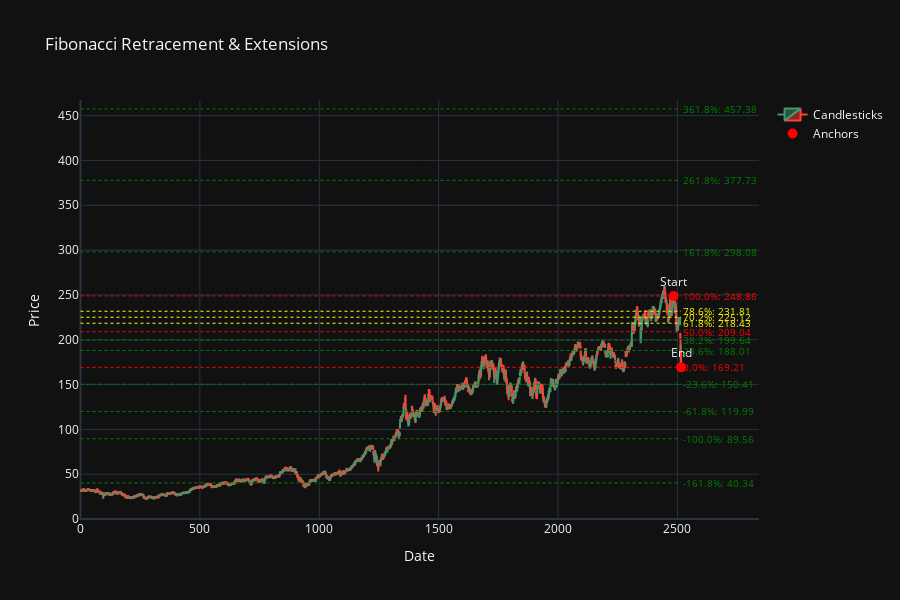

This figure's notebook cell:
### Markdown cell above
# FIBONAACI EXTENSIONS

### Code cell
df = pd.read_csv("aapl.csv")
df['Date'] = pd.to_datetime(df['Date'], format="mixed")

plot_fibonacci_levels(df)

### Figure 1 — Plotly figure (JSON) as saved in the notebook; plotly's stock layout.template omitted (floating-point values rounded to 4 significant figures; data arrays with more than 128 entries replaced by an {"elided": "..."} marker saying what was removed)
{"data": [{"close": {"elided": "2516 float values"}, "high": {"elided": "2516 float values"}, "low": {"elided": "2516 float values"}, "name": "Candlesticks", "open": {"elided": "2516 float values"}, "type": "candlestick", "x": {"elided": "2516 int values"}}, {"marker": {"color": "red", "size": 10}, "mode": "markers+text", "name": "Anchors", "text": ["Start", "End"], "textposition": "top center", "type": "scatter", "x": [2484, 2515], "y": [248.9, 169.2]}], "layout": {"annotations": [{"font": {"color": "green", "size": 10}, "showarrow": false, "text": "-161.8%: 40.34", "x": 2515, "xanchor": "left", "y": 40.34}, {"font": {"color": "green", "size": 10}, "showarrow": false, "text": "-100.0%: 89.56", "x": 2515, "xanchor": "left", "y": 89.56}, {"font": {"color": "green", "size": 10}, "showarrow": false, "text": "-61.8%: 119.99", "x": 2515, "xanchor": "left", "y": 120.0}, {"font": {"color": "green", "size": 10}, "showarrow": false, "text": "-23.6%: 150.41", "x": 2515, "xanchor": "left", "y": 150.4}, {"font": {"color": "red", "size": 10}, "showarrow": false, "text": "0.0%: 169.21", "x": 2515, "xanchor": "left", "y": 169.2}, {"font": {"color": "green", "size": 10}, "showarrow": false, "text": "23.6%: 188.01", "x": 2515, "xanchor": "left", "y": 188.0}, {"font": {"color": "green", "size": 10}, "showarrow": false, "text": "38.2%: 199.64", "x": 2515, "xanchor": "left", "y": 199.6}, {"font": {"color": "red", "size": 10}, "showarrow": false, "text": "50.0%: 209.04", "x": 2515, "xanchor": "left", "y": 209.0}, {"font": {"color": "yellow", "size": 10}, "showarrow": false, "text": "61.8%: 218.43", "x": 2515, "xanchor": "left", "y": 218.4}, {"font": {"color": "yellow", "size": 10}, "showarrow": false, "text": "70.2%: 225.12", "x": 2515, "xanchor": "left", "y": 225.1}, {"font": {"color": "yellow", "size": 10}, "showarrow": false, "text": "78.6%: 231.81", "x": 2515, "xanchor": "left", "y": 231.8}, {"font": {"color": "red", "size": 10}, "showarrow": false, "text": "100.0%: 248.86", "x": 2515, "xanchor": "left", "y": 248.9}, {"font": {"color": "green", "size": 10}, "showarrow": false, "text": "161.8%: 298.08", "x": 2515, "xanchor": "left", "y": 298.1}, {"font": {"color": "green", "size": 10}, "showarrow": false, "text": "261.8%: 377.73", "x": 2515, "xanchor": "left", "y": 377.7}, {"font": {"color": "green", "size": 10}, "showarrow": false, "text": "361.8%: 457.38", "x": 2515, "xanchor": "left", "y": 457.4}], "height": 600, "shapes": [{"line": {"color": "green", "dash": "dot", "width": 1}, "type": "line", "x0": 0, "x1": 2515, "y0": 40.34, "y1": 40.34}, {"line": {"color": "green", "dash": "dot", "width": 1}, "type": "line", "x0": 0, "x1": 2515, "y0": 89.56, "y1": 89.56}, {"line": {"color": "green", "dash": "dot", "width": 1}, "type": "line", "x0": 0, "x1": 2515, "y0": 120.0, "y1": 120.0}, {"line": {"color": "green", "dash": "dot", "width": 1}, "type": "line", "x0": 0, "x1": 2515, "y0": 150.4, "y1": 150.4}, {"line": {"color": "red", "dash": "dot", "width": 1}, "type": "line", "x0": 0, "x1": 2515, "y0": 169.2, "y1": 169.2}, {"line": {"color": "green", "dash": "dot", "width": 1}, "type": "line", "x0": 0, "x1": 2515, "y0": 188.0, "y1": 188.0}, {"line": {"color": "green", "dash": "dot", "width": 1}, "type": "line", "x0": 0, "x1": 2515, "y0": 199.6, "y1": 199.6}, {"line": {"color": "red", "dash": "dot", "width": 1}, "type": "line", "x0": 0, "x1": 2515, "y0": 209.0, "y1": 209.0}, {"line": {"color": "yellow", "dash": "dot", "width": 1}, "type": "line", "x0": 0, "x1": 2515, "y0": 218.4, "y1": 218.4}, {"line": {"color": "yellow", "dash": "dot", "width": 1}, "type": "line", "x0": 0, "x1": 2515, "y0": 225.1, "y1": 225.1}, {"line": {"color": "yellow", "dash": "dot", "width": 1}, "type": "line", "x0": 0, "x1": 2515, "y0": 231.8, "y1": 231.8}, {"line": {"color": "red", "dash": "dot", "width": 1}, "type": "line", "x0": 0, "x1": 2515, "y0": 248.9, "y1": 248.9}, {"line": {"color": "green", "dash": "dot", "width": 1}, "type": "line", "x0": 0, "x1": 2515, "y0": 298.1, "y1": 298.1}, {"line": {"color": "green", "dash": "dot", "width": 1}, "type": "line", "x0": 0, "x1": 2515, "y0": 377.7, "y1": 377.7}, {"line": {"color": "green", "dash": "dot", "width": 1}, "type": "line", "x0": 0, "x1": 2515, "y0": 457.4, "y1": 457.4}], "title": {"text": "Fibonacci Retracement & Extensions"}, "xaxis": {"rangeslider": {"visible": false}, "title": {"text": "Date"}}, "yaxis": {"title": {"text": "Price"}}}}
